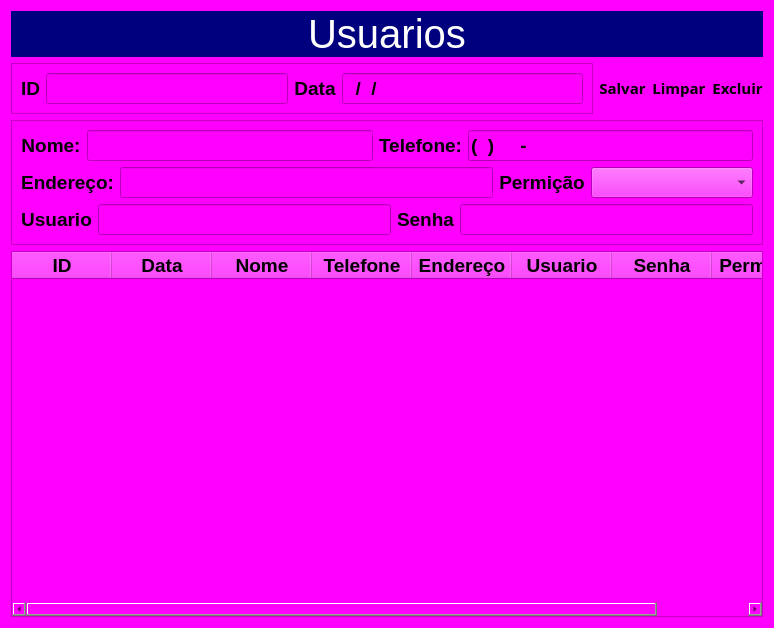
<?xml version="1.0" encoding="UTF-8"?>
<ui version="4.0">
 <class>Usuarios</class>
 <widget class="QDialog" name="Usuarios">
  <property name="geometry">
   <rect>
    <x>0</x>
    <y>0</y>
    <width>774</width>
    <height>628</height>
   </rect>
  </property>
  <property name="windowTitle">
   <string>Dialog</string>
  </property>
  <property name="styleSheet">
   <string notr="true">background-color: rgb(255, 0, 255);</string>
  </property>
  <layout class="QGridLayout" name="gridLayout_3">
   <item row="0" column="0">
    <widget class="QLabel" name="label">
     <property name="font">
      <font>
       <pointsize>30</pointsize>
      </font>
     </property>
     <property name="styleSheet">
      <string notr="true">color: rgb(255, 255, 255);
background-color: rgb(0, 0, 127);</string>
     </property>
     <property name="text">
      <string>Usuarios</string>
     </property>
     <property name="alignment">
      <set>Qt::AlignCenter</set>
     </property>
    </widget>
   </item>
   <item row="1" column="0">
    <layout class="QHBoxLayout" name="horizontalLayout">
     <item>
      <widget class="QFrame" name="frame">
       <property name="frameShape">
        <enum>QFrame::StyledPanel</enum>
       </property>
       <property name="frameShadow">
        <enum>QFrame::Plain</enum>
       </property>
       <layout class="QGridLayout" name="gridLayout_2">
        <item row="0" column="0">
         <widget class="QLabel" name="label_3">
          <property name="font">
           <font>
            <pointsize>14</pointsize>
            <weight>75</weight>
            <bold>true</bold>
           </font>
          </property>
          <property name="text">
           <string>ID</string>
          </property>
          <property name="textFormat">
           <enum>Qt::AutoText</enum>
          </property>
          <property name="alignment">
           <set>Qt::AlignCenter</set>
          </property>
         </widget>
        </item>
        <item row="0" column="1">
         <widget class="QLineEdit" name="L_Id">
          <property name="enabled">
           <bool>false</bool>
          </property>
          <property name="font">
           <font>
            <pointsize>14</pointsize>
            <weight>75</weight>
            <bold>true</bold>
           </font>
          </property>
         </widget>
        </item>
        <item row="0" column="2">
         <widget class="QLabel" name="label_2">
          <property name="font">
           <font>
            <pointsize>14</pointsize>
            <weight>75</weight>
            <bold>true</bold>
           </font>
          </property>
          <property name="text">
           <string>Data</string>
          </property>
          <property name="textFormat">
           <enum>Qt::AutoText</enum>
          </property>
          <property name="alignment">
           <set>Qt::AlignCenter</set>
          </property>
         </widget>
        </item>
        <item row="0" column="3">
         <widget class="QLineEdit" name="L_Data">
          <property name="font">
           <font>
            <pointsize>14</pointsize>
            <weight>75</weight>
            <bold>true</bold>
           </font>
          </property>
          <property name="inputMask">
           <string>00/00/0000</string>
          </property>
         </widget>
        </item>
       </layout>
      </widget>
     </item>
     <item>
      <widget class="QPushButton" name="btn_Salvar">
       <property name="font">
        <font>
         <family>Segoe UI Black</family>
         <pointsize>11</pointsize>
         <weight>75</weight>
         <bold>true</bold>
        </font>
       </property>
       <property name="cursor">
        <cursorShape>PointingHandCursor</cursorShape>
       </property>
       <property name="styleSheet">
        <string notr="true">QPushButton{
   border-radius: 8px
}

QPushButton:hover{
  background-color:rgb(50,50,50);
  color:rgb(200,200,200)
}

QPushButton:pressed{
  background-color:rgb(35,35,35);
  color:rgb(200,200,200)
}
</string>
       </property>
       <property name="text">
        <string>Salvar</string>
       </property>
       <property name="icon">
        <iconset resource="icons.qrc">
         <normaloff>:/image/imagens/Save.32.png</normaloff>:/image/imagens/Save.32.png</iconset>
       </property>
       <property name="iconSize">
        <size>
         <width>45</width>
         <height>45</height>
        </size>
       </property>
      </widget>
     </item>
     <item>
      <widget class="QPushButton" name="btn_Limpar">
       <property name="font">
        <font>
         <family>Segoe UI Black</family>
         <pointsize>11</pointsize>
         <weight>75</weight>
         <bold>true</bold>
        </font>
       </property>
       <property name="styleSheet">
        <string notr="true">QPushButton{
   border-radius: 8px
}

QPushButton:hover{
  background-color:rgb(50,50,50);
  color:rgb(200,200,200)
}

QPushButton:pressed{
  background-color:rgb(35,35,35);
  color:rgb(200,200,200)
}</string>
       </property>
       <property name="text">
        <string>Limpar</string>
       </property>
       <property name="icon">
        <iconset resource="icons.qrc">
         <normaloff>:/image/imagens/limpar-limpo (1).png</normaloff>:/image/imagens/limpar-limpo (1).png</iconset>
       </property>
       <property name="iconSize">
        <size>
         <width>45</width>
         <height>45</height>
        </size>
       </property>
      </widget>
     </item>
     <item>
      <widget class="QPushButton" name="btn_Excluir">
       <property name="font">
        <font>
         <family>Segoe UI Black</family>
         <pointsize>11</pointsize>
         <weight>75</weight>
         <bold>true</bold>
        </font>
       </property>
       <property name="cursor">
        <cursorShape>PointingHandCursor</cursorShape>
       </property>
       <property name="styleSheet">
        <string notr="true">QPushButton{
   border-radius: 8px
}

QPushButton:hover{
  background-color:rgb(50,50,50);
  color:rgb(200,200,200)
}

QPushButton:pressed{
  background-color:rgb(35,35,35);
  color:rgb(200,200,200)
}
</string>
       </property>
       <property name="text">
        <string>Excluir</string>
       </property>
       <property name="icon">
        <iconset resource="icons.qrc">
         <normaloff>:/image/imagens/Delete.png</normaloff>:/image/imagens/Delete.png</iconset>
       </property>
       <property name="iconSize">
        <size>
         <width>45</width>
         <height>45</height>
        </size>
       </property>
      </widget>
     </item>
    </layout>
   </item>
   <item row="2" column="0">
    <widget class="QFrame" name="frame_2">
     <property name="frameShape">
      <enum>QFrame::StyledPanel</enum>
     </property>
     <property name="frameShadow">
      <enum>QFrame::Plain</enum>
     </property>
     <layout class="QGridLayout" name="gridLayout">
      <item row="0" column="0">
       <layout class="QHBoxLayout" name="horizontalLayout_2">
        <item>
         <widget class="QLabel" name="label_4">
          <property name="font">
           <font>
            <pointsize>14</pointsize>
            <weight>75</weight>
            <bold>true</bold>
           </font>
          </property>
          <property name="text">
           <string>Nome:</string>
          </property>
          <property name="textFormat">
           <enum>Qt::AutoText</enum>
          </property>
          <property name="alignment">
           <set>Qt::AlignCenter</set>
          </property>
         </widget>
        </item>
        <item>
         <widget class="QLineEdit" name="L_Nome">
          <property name="font">
           <font>
            <pointsize>14</pointsize>
            <weight>75</weight>
            <bold>true</bold>
           </font>
          </property>
          <property name="maxLength">
           <number>50</number>
          </property>
         </widget>
        </item>
        <item>
         <widget class="QLabel" name="label_5">
          <property name="font">
           <font>
            <pointsize>14</pointsize>
            <weight>75</weight>
            <bold>true</bold>
           </font>
          </property>
          <property name="text">
           <string>Telefone:</string>
          </property>
          <property name="textFormat">
           <enum>Qt::AutoText</enum>
          </property>
          <property name="alignment">
           <set>Qt::AlignCenter</set>
          </property>
         </widget>
        </item>
        <item>
         <widget class="QLineEdit" name="L_Telefone">
          <property name="font">
           <font>
            <pointsize>14</pointsize>
            <weight>75</weight>
            <bold>true</bold>
           </font>
          </property>
          <property name="inputMask">
           <string>(00)00000-0000</string>
          </property>
         </widget>
        </item>
       </layout>
      </item>
      <item row="1" column="0">
       <layout class="QHBoxLayout" name="horizontalLayout_3">
        <item>
         <widget class="QLabel" name="label_6">
          <property name="font">
           <font>
            <pointsize>14</pointsize>
            <weight>75</weight>
            <bold>true</bold>
           </font>
          </property>
          <property name="text">
           <string>Endereço:</string>
          </property>
          <property name="textFormat">
           <enum>Qt::AutoText</enum>
          </property>
          <property name="alignment">
           <set>Qt::AlignCenter</set>
          </property>
         </widget>
        </item>
        <item>
         <widget class="QLineEdit" name="L_Endereco">
          <property name="font">
           <font>
            <pointsize>14</pointsize>
            <weight>75</weight>
            <bold>true</bold>
           </font>
          </property>
          <property name="maxLength">
           <number>80</number>
          </property>
         </widget>
        </item>
        <item>
         <widget class="QLabel" name="label_9">
          <property name="font">
           <font>
            <pointsize>14</pointsize>
            <weight>75</weight>
            <bold>true</bold>
           </font>
          </property>
          <property name="text">
           <string>Permição</string>
          </property>
          <property name="textFormat">
           <enum>Qt::AutoText</enum>
          </property>
          <property name="alignment">
           <set>Qt::AlignCenter</set>
          </property>
         </widget>
        </item>
        <item>
         <widget class="QComboBox" name="Cbb_Permicao">
          <property name="font">
           <font>
            <pointsize>14</pointsize>
            <weight>75</weight>
            <bold>true</bold>
           </font>
          </property>
          <item>
           <property name="text">
            <string/>
           </property>
          </item>
          <item>
           <property name="text">
            <string>Administrador</string>
           </property>
          </item>
          <item>
           <property name="text">
            <string>Usuário</string>
           </property>
          </item>
         </widget>
        </item>
       </layout>
      </item>
      <item row="2" column="0">
       <layout class="QHBoxLayout" name="horizontalLayout_4">
        <item>
         <widget class="QLabel" name="label_7">
          <property name="font">
           <font>
            <pointsize>14</pointsize>
            <weight>75</weight>
            <bold>true</bold>
           </font>
          </property>
          <property name="text">
           <string>Usuario</string>
          </property>
          <property name="textFormat">
           <enum>Qt::AutoText</enum>
          </property>
          <property name="alignment">
           <set>Qt::AlignCenter</set>
          </property>
         </widget>
        </item>
        <item>
         <widget class="QLineEdit" name="L_Usuario">
          <property name="font">
           <font>
            <pointsize>14</pointsize>
            <weight>75</weight>
            <bold>true</bold>
           </font>
          </property>
          <property name="maxLength">
           <number>50</number>
          </property>
         </widget>
        </item>
        <item>
         <widget class="QLabel" name="label_8">
          <property name="font">
           <font>
            <pointsize>14</pointsize>
            <weight>75</weight>
            <bold>true</bold>
           </font>
          </property>
          <property name="text">
           <string>Senha</string>
          </property>
          <property name="textFormat">
           <enum>Qt::AutoText</enum>
          </property>
          <property name="alignment">
           <set>Qt::AlignCenter</set>
          </property>
         </widget>
        </item>
        <item>
         <widget class="QLineEdit" name="L_Senha">
          <property name="font">
           <font>
            <pointsize>14</pointsize>
            <weight>75</weight>
            <bold>true</bold>
           </font>
          </property>
          <property name="maxLength">
           <number>50</number>
          </property>
         </widget>
        </item>
       </layout>
      </item>
     </layout>
    </widget>
   </item>
   <item row="3" column="0">
    <widget class="QTableWidget" name="Tab_Usuarios">
     <column>
      <property name="text">
       <string>ID</string>
      </property>
      <property name="font">
       <font>
        <pointsize>14</pointsize>
        <weight>75</weight>
        <bold>true</bold>
       </font>
      </property>
     </column>
     <column>
      <property name="text">
       <string>Data</string>
      </property>
      <property name="font">
       <font>
        <pointsize>14</pointsize>
        <weight>75</weight>
        <bold>true</bold>
       </font>
      </property>
     </column>
     <column>
      <property name="text">
       <string>Nome</string>
      </property>
      <property name="font">
       <font>
        <pointsize>14</pointsize>
        <weight>75</weight>
        <bold>true</bold>
       </font>
      </property>
     </column>
     <column>
      <property name="text">
       <string>Telefone</string>
      </property>
      <property name="font">
       <font>
        <pointsize>14</pointsize>
        <weight>75</weight>
        <bold>true</bold>
       </font>
      </property>
     </column>
     <column>
      <property name="text">
       <string>Endereço</string>
      </property>
      <property name="font">
       <font>
        <pointsize>14</pointsize>
        <weight>75</weight>
        <bold>true</bold>
       </font>
      </property>
     </column>
     <column>
      <property name="text">
       <string>Usuario</string>
      </property>
      <property name="font">
       <font>
        <pointsize>14</pointsize>
        <weight>75</weight>
        <bold>true</bold>
       </font>
      </property>
     </column>
     <column>
      <property name="text">
       <string>Senha</string>
      </property>
      <property name="font">
       <font>
        <pointsize>14</pointsize>
        <weight>75</weight>
        <bold>true</bold>
       </font>
      </property>
     </column>
     <column>
      <property name="text">
       <string>Permição</string>
      </property>
      <property name="font">
       <font>
        <pointsize>14</pointsize>
        <weight>75</weight>
        <bold>true</bold>
       </font>
      </property>
     </column>
    </widget>
   </item>
  </layout>
 </widget>
 <tabstops>
  <tabstop>L_Id</tabstop>
  <tabstop>L_Data</tabstop>
  <tabstop>L_Nome</tabstop>
  <tabstop>L_Telefone</tabstop>
  <tabstop>L_Endereco</tabstop>
  <tabstop>L_Usuario</tabstop>
  <tabstop>L_Senha</tabstop>
  <tabstop>Cbb_Permicao</tabstop>
  <tabstop>btn_Salvar</tabstop>
  <tabstop>btn_Limpar</tabstop>
  <tabstop>btn_Excluir</tabstop>
  <tabstop>Tab_Usuarios</tabstop>
 </tabstops>
 <resources>
  <include location="icons.qrc"/>
 </resources>
 <connections/>
</ui>
